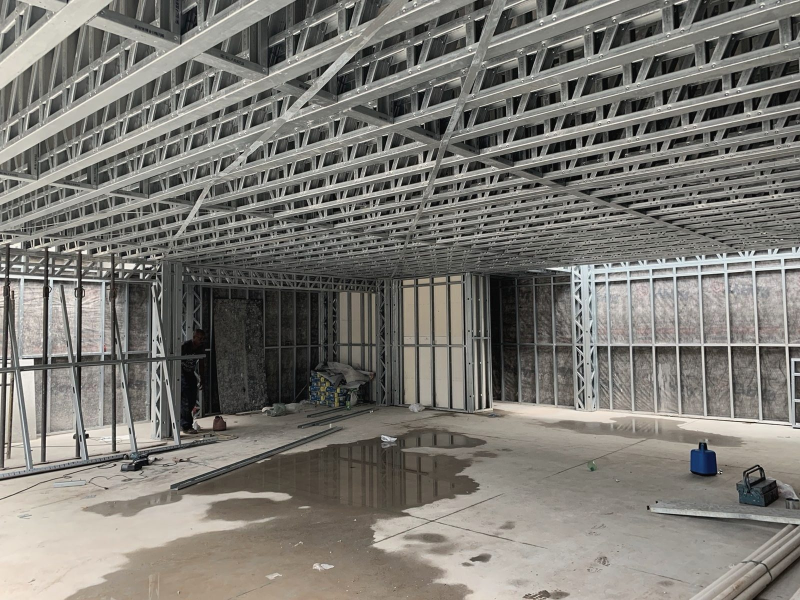
#> input picture site/img/marca/obra-real.jpg, 1600 x 1200 px, found by its file name (shown at 1/2 size)
$ python -i build.py   (imports and definitions only)
#> lines starting #> are read from the running program, lines starting #| are printed output that depends on the picture
### site-build/grade.py
# [5 lines of commented-out code are left out]
import numpy as np
from PIL import Image
INK=np.array([47,45,43])/255.; PAPER=np.array([244,242,238])/255.; PANEL=np.array([247,246,244])/255.; NIGHT=10/255.
def _lum(a): return a[...,0]*.2126+a[...,1]*.7152+a[...,2]*.0722
def _arr(im): return np.asarray(im.convert('RGB'),dtype=np.float32)/255.
def _img(a): return Image.fromarray((np.clip(a,0,1)*255+.5).astype(np.uint8))
def grade_a(im,expo=True,sat=.62):
    a=_arr(im)
    m=a.reshape(-1,3).mean(0); g=m.mean(); a=a*(1+(g/np.maximum(m,1e-3)-1)*.55)      # balanço de branco parcial
    a=np.clip(a,0,1)
    if expo:
        mean=float(_lum(a).mean()); gam=float(np.clip(np.log(.47)/np.log(max(mean,1e-3)),.72,1.25)); a=a**gam
    L=_lum(a)[...,None]; a=L+(a-L)*sat
    a=a*np.array([1.015,1.0,.965])
    a=.025+a*.955
    return _img(a)
# [5 lines left out: function duotone, not called in this run]
def ink(im,paper=PANEL):
    L=_lum(_arr(im)); L=np.clip((L-.04)/.86,0,1)   # o fundo claro do desenho (inclusive o degradê do Revit) fecha no papel
    return _img(INK+(paper-INK)*L[...,None])
def model(im):
    L=_lum(_arr(im)); lo=np.percentile(L,8); L=np.clip((L-lo)/(1-lo),0,1)**.95
    return _img((NIGHT+(.96-NIGHT)*L)[...,None]*np.array([1.0,.995,.985]))
# [6 lines left out: function studio, not called in this run]

### site-build/build.py
# Gera o site L. Engenharia em scratchpad/site a partir de build/data.py
import os, shutil, sys, html, urllib.parse, importlib.util
from PIL import Image
sys.path.insert(0,os.path.dirname(os.path.abspath(__file__)))
import grade as G
S='/tmp/claude-0/-home-user-lgm-engenharia/49376ed1-2cbe-5161-a523-12fb37b2af57/scratchpad'
A=S+'/assets'; B=S+'/build'; OUT=os.environ.get('SITE_OUT',S+'/site'); AUX=OUT if os.environ.get('SITE_OUT') else B
# [1 line not run here, left out]
# [1 line that did not run here, left out]
# [1 line not run here, left out]
# [1 line that did not run here, left out]
WA='https://wa.me/5514991850799'
e=html.escape
def wa(msg): return WA+'?text='+urllib.parse.quote(msg)

# [2 lines not run here, left out]
FILES={}   # published path -> source path (relative to OUT)
def reg(p): FILES[p]=p

def treat(im,fam,mono=False,expo=True):
    if fam=='x': return im   # ilustração própria: sem tratamento de cor
    if fam=='b': return G.ink(im,G.PAPER if mono else G.PANEL)
    if fam=='c': return G.duotone(im,invert=True) if mono else G.model(im)
    if fam=='d': return G.duotone(im,invert=True) if mono else G.studio(im)
    a=G.grade_a(im,expo=expo)
    return G.duotone(a) if mono else a
def put(src, dst, maxw=1800, crop=None, ratio=None, focus=(.5,.5), q=80, pad=None, fam='a', mono=False, expo=True):
    """resize/crop one image into site/img; returns (path,w,h)"""
    im=Image.open(src).convert('RGB')
    if crop:
        W,H=im.size; im=im.crop((int(crop[0]*W),int(crop[1]*H),int(crop[2]*W),int(crop[3]*H)))
    if pad:
        im=G.ink(im,G.PAPER); cw,ch=1200,900; cv=Image.new('RGB',(cw,ch),tuple(int(round(x*255)) for x in G.PAPER)); k=min(cw*.82/im.width,ch*.82/im.height)
        im2=im.resize((int(im.width*k),int(im.height*k)),Image.LANCZOS); cv.paste(im2,((cw-im2.width)//2,(ch-im2.height)//2)); im=cv; ratio=None; fam=None
    if ratio:
        W,H=im.size; tw,th=(W,int(round(W/ratio))) if W/H<ratio else (int(round(H*ratio)),H)
        x=int(round((W-tw)*focus[0])); y=int(round((H-th)*focus[1])); im=im.crop((x,y,x+tw,y+th))
    if im.width>maxw: im=im.resize((maxw,int(round(im.height*maxw/im.width))),Image.LANCZOS)
    if fam: im=treat(im,fam,mono,expo)
    os.makedirs(os.path.dirname(OUT+'/'+dst),exist_ok=True)
    im.save(OUT+'/'+dst,'JPEG',quality=q,optimize=True,progressive=True); reg(dst)
    return dst,im.width,im.height

FONTS='<link rel="preconnect" href="https://fonts.googleapis.com"><link rel="preconnect" href="https://fonts.gstatic.com" crossorigin><link rel="stylesheet" href="https://fonts.googleapis.com/css2?family=Jost:wght@300;400;500&family=Playfair+Display:ital@0;1&display=swap"><link rel="stylesheet" href="styles.css">'
def header(cur):
    nav=''.join('<a href="%s"%s>%s</a>'%(h,' aria-current="page"' if k==cur else '',t) for k,h,t in
        (('inss','inss.html','inss'),('obras','obras.html','obras'),('blog','blog.html','blog'),('sobre','sobre.html','sobre'),('agenda','agenda.html','agenda')))
    return ('<header class="top col"><a class="mk" href="index.html" aria-label="L. Engenharia, início" translate="no">L<i>.</i></a>'
            '<nav class="nav" aria-label="Páginas">%s</nav></header>')%nav
FOOT=('<footer class="col"><div class="ft">'
 '<div><b>Luis Gustavo Maia</b>Engenheiro civil<br>CREA-SP 5071068977</div>'
 '<div><b>Site</b><a href="inss.html#simulador">Calcular o INSS da obra</a><br><a href="obras.html">Obras</a><br><a href="blog.html">Blog</a><br><a href="sobre.html">Sobre</a></div>'
 '<div><b>Contato</b><a href="agenda.html">Marcar reunião</a><br><a href="%s" target="_blank" rel="noopener">WhatsApp (14) 99185-0799</a><br><a href="https://www.instagram.com/eng.gustavomaia/" target="_blank" rel="noopener">Instagram @eng.gustavomaia</a></div>'
 '<div><b>Atendimento</b>Marília, SP<br>Projetos em todo o Brasil</div>'
 '</div></footer>')%WA
DESC0='Luis Gustavo Maia, engenheiro civil. Projeto executivo em steel frame, projetos complementares e INSS de obra. Marília, SP, com atendimento em todo o Brasil.'
def head(title,desc):
    d=e(desc or DESC0,quote=True); t=e(html.unescape(title),quote=True)
    return ('<meta charset="utf-8"><meta name="viewport" content="width=device-width,initial-scale=1,viewport-fit=cover">'
            '<meta name="theme-color" content="#ffffff"><meta name="description" content="%s"><meta property="og:type" content="website"><meta property="og:locale" content="pt_BR">'
            '<meta property="og:site_name" content="L. Engenharia"><meta property="og:title" content="%s"><meta property="og:description" content="%s">'
            '<title>%s</title>%s')%(d,t,d,title,FONTS)
SKIP='<a class="skip" href="#conteudo">Pular para o conteúdo</a>'
def tag(t): return '<h2 class="tag">%s</h2>'%e(t)   # rótulo de seção que também é o título da seção
def page(fn,title,cur,body,main=False,desc=None,extra=''):
    assert body.count('<main>')==1, fn
    body=body.replace('<main>','<main id="conteudo" tabindex="-1">')
    inner=SKIP+header(cur)+body+FOOT+'<script src="site.js"></script>'+extra
    full='<!doctype html><html lang="pt-BR"><head>%s</head><body>%s</body></html>\n'%(head(title,desc),inner)
    if main:
        open(OUT+'/'+fn,'w').write('<title>%s</title><meta name="claude:viewport-fit-sides" content="cover">%s<div lang="pt-BR">%s</div>\n'%(title,FONTS,inner))
        open(AUX+'/index.deploy.html','w').write(full)
    else:
        open(OUT+'/'+fn,'w').write(full); reg(fn)

CALC='<a class="lnk" href="inss.html#simulador">Calcular o INSS da minha obra</a>'
def call(h2,msg,label='Conversar pelo WhatsApp',calc=False):
    return '<section class="col call"><h2>%s</h2><p class="links">%s<a class="lnk" href="agenda.html">Marcar reunião</a><a class="lnk" href="%s" target="_blank" rel="noopener">%s</a></p></section>'%(h2,CALC if calc else '',wa(msg),label)

# ---------- imagens e cartões ----------
# [13 lines not run here, left out]
def sub(p): return p['sub']
def card(p,lazy=True,feat=False):
    src,w,h=p['_hero'] if feat else p['_card']; ms=(p['_herom'] if feat else p['_cardm'])[0]
    at=(' style="object-position:%s"'%p['hero'].get('pos','50% 50%') if feat else '')+(' loading="lazy" decoding="async"' if lazy else '')
    return ('<a class="card%s" href="o-%s.html" data-cat="%s"><span class="ph"><picture><source media="(hover:none)" srcset="%s"><img src="%s" width="%d" height="%d" alt="%s"%s></picture><img class="m" src="%s" width="%d" height="%d" alt="" aria-hidden="true"%s></span>'
            '<span class="cap"><b>%s</b><span>%s</span></span><span class="sub">%s</span></a>')%(
            ' feat' if feat else '',p['slug'],e(p['cat']),ms,src,w,h,e(p['card'].get('alt',p['name'])),at,ms,w,h,at,e(p['name']),e(p['city']),e(sub(p)))

# ---------- páginas de projeto ----------
LB=('<dialog class="lb" id="lb" aria-label="Imagens do projeto"><header><span class="n" aria-live="polite"></span><button class="x" type="button">fechar</button></header>'
    '<div class="stage"><img alt=""><button class="nv p" type="button" aria-label="Imagem anterior"><span aria-hidden="true">&larr;</span></button>'
    '<button class="nv nx" type="button" aria-label="Próxima imagem"><span aria-hidden="true">&rarr;</span></button></div><footer><b></b><span></span></footer></dialog>')
# [23 lines not run here, left out]

# ---------- obras ----------
cats=[]
# [2 lines not run here, left out]
# [2 lines that did not run here, left out]
# [4 lines that did not run here, left out]
# [9 lines not run here, left out]
def post(a,lazy=True,pic=True):
    th=''
    if pic and a.get('_th'):
        src,w,h=a['_th']; at=' loading="lazy" decoding="async"' if lazy else ''
        th='<span class="ph"><picture><source media="(hover:none)" srcset="%s"><img src="%s" width="%d" height="%d" alt="%s"%s></picture><img class="m" src="%s" width="%d" height="%d" alt="" aria-hidden="true"%s></span>'%(a['_thm'][0],src,w,h,e(a['cover']['alt']),at,a['_thm'][0],w,h,at)
    return ('<a class="row%s" href="b-%s.html" data-cat="%s">%s<span class="h"><span class="t">%s</span><b>%s</b><span class="s">%s</span></span></a>')%(
            ' pic' if th else '',a['slug'],e(a['tema']),th,e(a['tema']),a['title'],a['resumo'])
# [17 lines not run here, left out]
temas=[]
# [2 lines not run here, left out]
# [2 lines that did not run here, left out]
# [4 lines that did not run here, left out]
# [1 line not run here, left out]

# ---------- home ----------
M=A+'/marca/clean/'
# [1 line that did not run here, left out]
# filme: dois cortes do mesmo roteiro (16:9 para o computador, 4:5 para o celular), gravados em scratchpad/video5
V5=S+'/video5'
# [5 lines not run here, left out]
# os dizeres do filme, na ordem em que passam (os números vêm da página de INSS, fonte única)
# [6 lines that did not run here, left out]
# A home abre como as páginas internas, com o gancho do INSS, os dois números e a calculadora na primeira tela.
# O filme vem logo depois, dentro da coluna; toca sozinho, mudo, quando entra na tela.
# Pedido do cliente (nov/2026): o filme abre a home e começa sozinho; o INSS vem logo abaixo.
# [4 lines that did not run here, left out]
# [7 lines not run here, left out]
# só a parte de cima da foto (treliças e painéis): o chão da obra tinha poça, sacos, ferramentas e uma pessoa
OBRA=put(M+'obra-real.jpg','img/marca/obra-real.jpg',maxw=1600,crop=(0,0,1,.53),q=86)
#> in put, im is the input picture: PIL image 1600x1200 RGB; mean R, G, B 123.6, 121.2, 115.3
#> in put, `im = im.crop((int(crop[0] * W), int(crop[1] * H), int(crop[2] * W), in`:
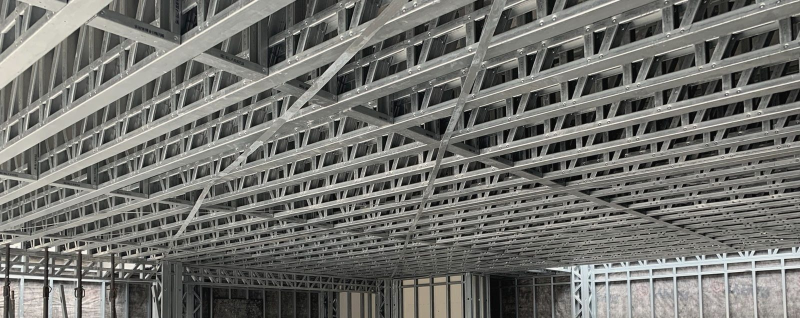
#> im: PIL image 1600x636 RGB (shown at 1/2 size); mean R, G, B 114.3, 114.5, 110
#> in grade_a, `m = a.reshape(-1, 3).mean(0)`: m = [0.449, 0.449, 0.432]
#> in grade_a, `g = m.mean()`: g = 0.443
#> in grade_a, `mean = float(_lum(a).mean())`: mean = 0.445
#> in grade_a, `gam = float(np.clip(np.log(0.47) / np.log(max(mean, 0.001)), 0.72, 1.2`: gam = 0.932
#> OBRA = ('img/marca/obra-real.jpg', 1600, 636)
# [3 lines not run here, left out]
# [1 line that did not run here, left out]
# [4 lines not run here, left out]

# ---------- inss e sobre ----------
# [1 line that did not run here, left out]
# [5 lines not run here, left out]
tot=sum(os.path.getsize(OUT+'/'+f) for f in FILES)
#> tot = 273176
# [1 line not run here, left out]

>>> result = put('../site/img/video-poster-m.jpg', 'out.png')
#> call 3 of put, with src = '../site/img/video-poster-m.jpg', dst = 'out.png', maxw = 1800, focus = (0.5, 0.5), q = 80, fam = 'a', mono = False, expo = True
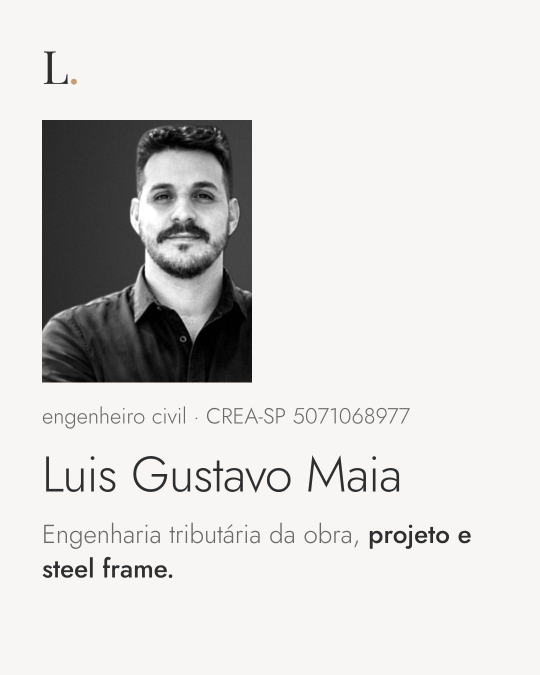
#> input picture site/img/video-poster-m.jpg, 1080 x 1350 px (shown at 1/2 size)
#> in put, im is the input picture: PIL image 1080x1350 RGB; mean R, G, B 218.6, 217.7, 216
#> call 2 of grade_a, with expo = True, sat = 0.62
#> in grade_a (call 2), `m = a.reshape(-1, 3).mean(0)`: m = [0.851, 0.85, 0.847]
#> in grade_a (call 2), `g = m.mean()`: g = 0.85
#> in grade_a (call 2), `mean = float(_lum(a).mean())`: mean = 0.854
#> in grade_a (call 2), `gam = float(np.clip(np.log(0.47) / np.log(max(mean, 0.001)), 0.72, 1.2`: gam = 1.25
#> in grade_a (call 2), `a=a*np.array([1.015,1.0,.965])`:
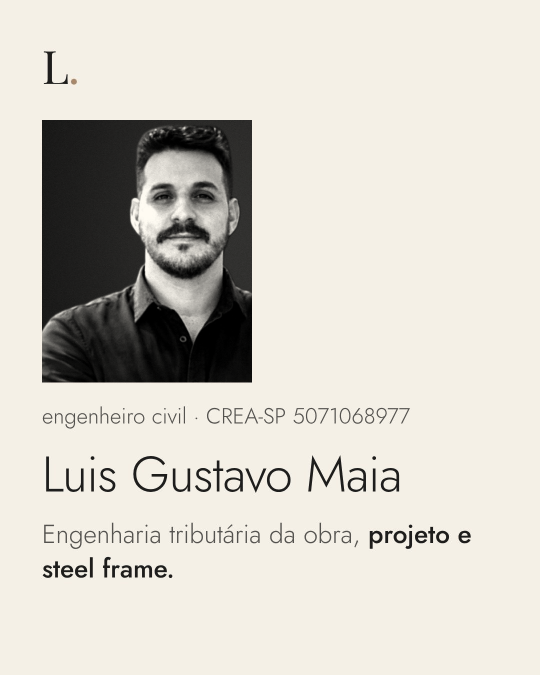
#> a: shape (1350, 1080, 3) float64 (shown at 1/2 size); mean R, G, B 0.851, 0.837, 0.804; drawn with min black and max white
#> result = ('out.png', 1080, 1350)
